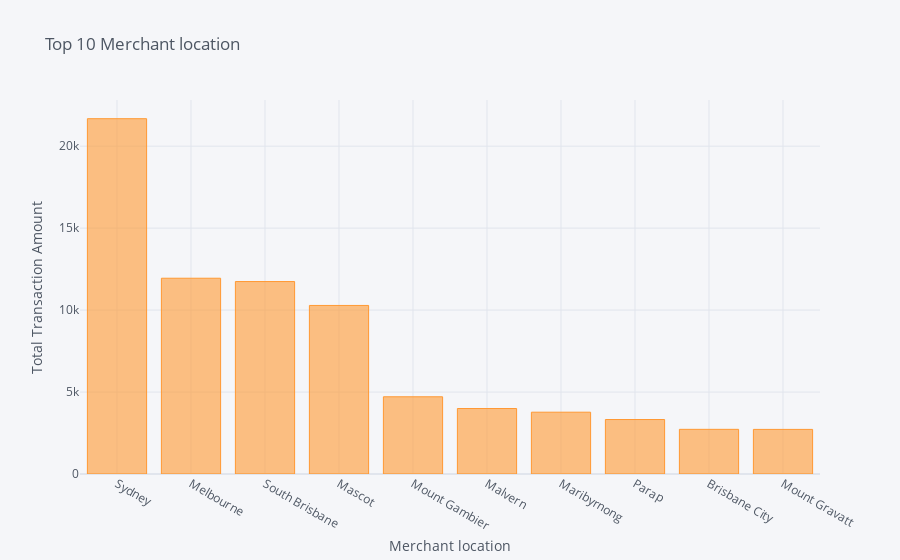

Source (notebook cell):
### Code cell
df2.iplot(kind='bar',title='Top 10 Merchant location',x='merchant_suburb',xTitle='Merchant location',y='amount', yTitle='Total Transaction Amount')

### Figure 1 — Plotly figure (JSON) as saved in the notebook; plotly's stock layout.template omitted (floating-point values rounded to 4 significant figures)
{"data": [{"marker": {"color": "rgba(255, 153, 51, 0.6)", "line": {"color": "rgba(255, 153, 51, 1.0)", "width": 1}}, "name": "amount", "orientation": "v", "text": "", "type": "bar", "x": ["Sydney", "Melbourne", "South Brisbane", "Mascot", "Mount Gambier", "Malvern", "Maribyrnong", "Parap", "Brisbane City", "Mount Gravatt"], "y": [21680.0, 11940.0, 11740.0, 10280.0, 4710.0, 3995.0, 3771.0, 3324.0, 2724.0, 2721.0]}], "layout": {"legend": {"bgcolor": "#F5F6F9", "font": {"color": "#4D5663"}}, "paper_bgcolor": "#F5F6F9", "plot_bgcolor": "#F5F6F9", "title": {"font": {"color": "#4D5663"}, "text": "Top 10 Merchant location"}, "xaxis": {"gridcolor": "#E1E5ED", "showgrid": true, "tickfont": {"color": "#4D5663"}, "title": {"font": {"color": "#4D5663"}, "text": "Merchant location"}, "zerolinecolor": "#E1E5ED"}, "yaxis": {"gridcolor": "#E1E5ED", "showgrid": true, "tickfont": {"color": "#4D5663"}, "title": {"font": {"color": "#4D5663"}, "text": "Total Transaction Amount"}, "zerolinecolor": "#E1E5ED"}}}
